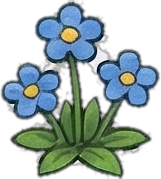
#> input picture flower_blue_cluster_1.png, 161 x 179 px, given as the content of the folder E:/touhou/game/public/punch/1, which was not available
$ python remove_green_screen_v2.py
#> lines starting #> are read from the running program, lines starting #| are printed output that depends on the picture; pictures that were not available may be replaced by others from this repository, and a replacement may not be noted
"""
优化版绿幕移除工具 - 更精确的抠图
"""
from PIL import Image
import os
from pathlib import Path

def remove_green_screen_v2(input_path, output_path):
    """
    使用更精确的算法移除绿幕背景
    """
#> called with input_path = '_only/flower_blue_cluster_1.png'
    img = Image.open(input_path).convert("RGBA")
#> img is the input picture: PIL image 161x179 RGBA; mean R, G, B, A 43.4, 59, 57.9, 126.9
    pixels = img.load()
    width, height = img.size
#> width = 161; height = 179

    # 采样背景颜色（从四个角落采样）
    sample_points = [
        (10, 10), (width - 10, 10),
        (10, height - 10), (width - 10, height - 10)
    ]

    bg_colors = []
    for x, y in sample_points:
        r, g, b, a = pixels[x, y]
        bg_colors.append((r, g, b))
#> after the loop, bg_colors = [(0, 0, 0), (0, 0, 0), (0, 0, 0), (0, 0, 0)]

    # 计算平均背景颜色
    avg_r = sum(c[0] for c in bg_colors) // len(bg_colors)
#> avg_r = 0
    avg_g = sum(c[1] for c in bg_colors) // len(bg_colors)
#> avg_g = 0
    avg_b = sum(c[2] for c in bg_colors) // len(bg_colors)
#> avg_b = 0

    print(f"检测到的背景颜色: RGB({avg_r}, {avg_g}, {avg_b})")
#| 检测到的背景颜色: RGB(0, 0, 0)

    # 遍历所有像素
    for y in range(height):
        for x in range(width):
            r, g, b, a = pixels[x, y]

            # 计算与背景色的欧氏距离
            distance = ((r - avg_r) ** 2 + (g - avg_g) ** 2 + (b - avg_b) ** 2) ** 0.5

            # 如果颜色接近背景色，设为透明
            # 使用更大的阈值来确保边缘也被移除
            if distance < 80:  # 可以调整这个阈值
                pixels[x, y] = (r, g, b, 0)
            # 对于边缘半透明处理
            elif distance < 120:
                # 根据距离计算透明度
                alpha = int((distance - 80) / 40 * 255)
                pixels[x, y] = (r, g, b, alpha)

    img.save(output_path, "PNG")
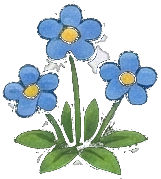
#> saved as flower_blue_cluster_1.png: PIL image 161x179 RGBA; mean R, G, B, A 43.4, 59, 57.9, 98.6; transparent parts drawn white
    print(f"已处理: {os.path.basename(output_path)}")

def batch_process(input_dir, output_dir):
    """批量处理文件夹中的所有PNG图片"""
    input_path = Path(input_dir)
    output_path = Path(output_dir)

    # 创建输出目录
    output_path.mkdir(parents=True, exist_ok=True)

    # 处理所有PNG文件
    png_files = sorted(list(input_path.glob("*.png")))
    total = len(png_files)

    print(f"找到 {total} 个PNG文件，开始处理...\n")

    for i, png_file in enumerate(png_files, 1):
        output_file = output_path / png_file.name
        print(f"\n进度: {i}/{total}")
        remove_green_screen_v2(str(png_file), str(output_file))

    print(f"\n\n全部完成！处理了 {total} 个文件")
    print(f"输出目录: {output_path}")

if __name__ == "__main__":
    input_directory = r"E:\touhou\game\public\punch\1"
    output_directory = r"E:\touhou\game\touhou-godot\assets\sprites\characters\punch"

    batch_process(input_directory, output_directory)

$ run again, on flower_blue_tulip.png
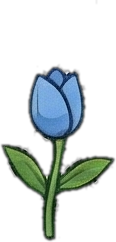
#> input picture flower_blue_tulip.png, 116 x 242 px, given as the content of the folder E:/touhou/game/public/punch/1, which was not available
#> in remove_green_screen_v2, img is the input picture: PIL image 116x242 RGBA; mean R, G, B, A 19.2, 27.9, 26.7, 62.2
#> after the loop in remove_green_screen_v2, `for x, y in sample_points:`: bg_colors = [(0, 0, 0), (0, 0, 0), (0, 0, 0), (0, 0, 0)]
#> avg_r = 0
#| 检测到的背景颜色: RGB(0, 0, 0)
#> in remove_green_screen_v2, `img.save(output_path, "PNG")`:
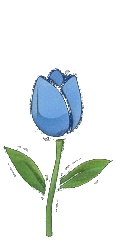
#> saved as flower_blue_tulip.png: PIL image 116x242 RGBA; mean R, G, B, A 19.2, 27.9, 26.7, 45.1; transparent parts drawn white

$ run again, on flower_red_cluster_1.png
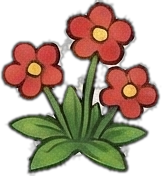
#> input picture flower_red_cluster_1.png, 162 x 176 px, given as the content of the folder E:/touhou/game/public/punch/1, which was not available
#> in remove_green_screen_v2, img is the input picture: PIL image 162x176 RGBA; mean R, G, B, A 67.7, 48.7, 32.2, 135.9
#> after the loop in remove_green_screen_v2, `for x, y in sample_points:`: bg_colors = [(0, 0, 0), (0, 0, 0), (0, 0, 0), (0, 0, 0)]
#> avg_r = 0
#| 检测到的背景颜色: RGB(0, 0, 0)
#> in remove_green_screen_v2, `img.save(output_path, "PNG")`:
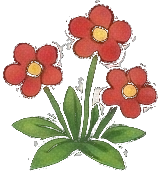
#> saved as flower_red_cluster_1.png: PIL image 162x176 RGBA; mean R, G, B, A 67.7, 48.7, 32.2, 106.5; transparent parts drawn white

$ run again, on flower_red_double.png
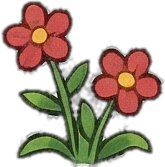
#> input picture flower_red_double.png, 165 x 167 px, given as the content of the folder E:/touhou/game/public/punch/1, which was not available
#> in remove_green_screen_v2, img is the input picture: PIL image 165x167 RGBA; mean R, G, B, A 56, 40.6, 27.7, 118.3
#> after the loop in remove_green_screen_v2, `for x, y in sample_points:`: bg_colors = [(0, 0, 0), (0, 0, 0), (0, 0, 0), (0, 0, 0)]
#> avg_r = 0
#| 检测到的背景颜色: RGB(0, 0, 0)
#> in remove_green_screen_v2, `img.save(output_path, "PNG")`:
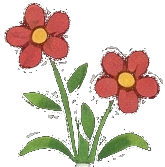
#> saved as flower_red_double.png: PIL image 165x167 RGBA; mean R, G, B, A 56, 40.6, 27.7, 84.7; transparent parts drawn white
